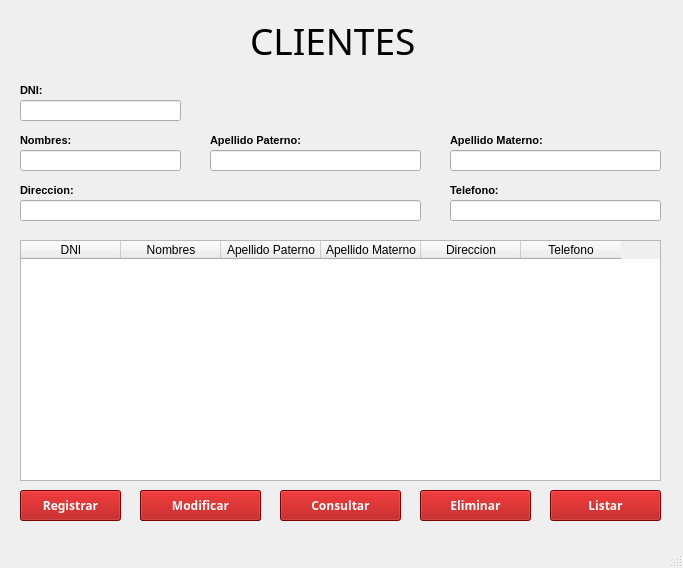
<?xml version="1.0" encoding="UTF-8"?>
<ui version="4.0">
 <class>MainWindow</class>
 <widget class="QMainWindow" name="MainWindow">
  <property name="geometry">
   <rect>
    <x>0</x>
    <y>0</y>
    <width>683</width>
    <height>568</height>
   </rect>
  </property>
  <property name="windowTitle">
   <string>MainWindow</string>
  </property>
  <widget class="QWidget" name="centralwidget">
   <widget class="QLabel" name="label">
    <property name="geometry">
     <rect>
      <x>250</x>
      <y>10</y>
      <width>181</width>
      <height>61</height>
     </rect>
    </property>
    <property name="font">
     <font>
      <family>Algerian</family>
      <pointsize>28</pointsize>
     </font>
    </property>
    <property name="text">
     <string>CLIENTES</string>
    </property>
   </widget>
   <widget class="QLabel" name="label_2">
    <property name="geometry">
     <rect>
      <x>20</x>
      <y>80</y>
      <width>47</width>
      <height>21</height>
     </rect>
    </property>
    <property name="font">
     <font>
      <pointsize>8</pointsize>
      <weight>75</weight>
      <bold>true</bold>
     </font>
    </property>
    <property name="text">
     <string>DNI:</string>
    </property>
   </widget>
   <widget class="QLabel" name="label_3">
    <property name="geometry">
     <rect>
      <x>20</x>
      <y>130</y>
      <width>71</width>
      <height>21</height>
     </rect>
    </property>
    <property name="font">
     <font>
      <pointsize>8</pointsize>
      <weight>75</weight>
      <bold>true</bold>
     </font>
    </property>
    <property name="text">
     <string>Nombres:</string>
    </property>
   </widget>
   <widget class="QLabel" name="label_4">
    <property name="geometry">
     <rect>
      <x>20</x>
      <y>180</y>
      <width>81</width>
      <height>21</height>
     </rect>
    </property>
    <property name="font">
     <font>
      <pointsize>8</pointsize>
      <weight>75</weight>
      <bold>true</bold>
     </font>
    </property>
    <property name="text">
     <string>Direccion:</string>
    </property>
   </widget>
   <widget class="QLabel" name="label_5">
    <property name="geometry">
     <rect>
      <x>210</x>
      <y>130</y>
      <width>121</width>
      <height>21</height>
     </rect>
    </property>
    <property name="font">
     <font>
      <pointsize>8</pointsize>
      <weight>75</weight>
      <bold>true</bold>
     </font>
    </property>
    <property name="text">
     <string>Apellido Paterno:</string>
    </property>
   </widget>
   <widget class="QLabel" name="label_6">
    <property name="geometry">
     <rect>
      <x>450</x>
      <y>130</y>
      <width>111</width>
      <height>21</height>
     </rect>
    </property>
    <property name="font">
     <font>
      <pointsize>8</pointsize>
      <weight>75</weight>
      <bold>true</bold>
     </font>
    </property>
    <property name="text">
     <string>Apellido Materno:</string>
    </property>
   </widget>
   <widget class="QLabel" name="label_7">
    <property name="geometry">
     <rect>
      <x>450</x>
      <y>180</y>
      <width>81</width>
      <height>21</height>
     </rect>
    </property>
    <property name="font">
     <font>
      <pointsize>8</pointsize>
      <weight>75</weight>
      <bold>true</bold>
     </font>
    </property>
    <property name="text">
     <string>Telefono:</string>
    </property>
   </widget>
   <widget class="QLineEdit" name="txtDni">
    <property name="geometry">
     <rect>
      <x>20</x>
      <y>100</y>
      <width>161</width>
      <height>21</height>
     </rect>
    </property>
    <property name="font">
     <font>
      <pointsize>10</pointsize>
     </font>
    </property>
   </widget>
   <widget class="QLineEdit" name="txtNombres">
    <property name="geometry">
     <rect>
      <x>20</x>
      <y>150</y>
      <width>161</width>
      <height>21</height>
     </rect>
    </property>
    <property name="font">
     <font>
      <pointsize>10</pointsize>
     </font>
    </property>
   </widget>
   <widget class="QLineEdit" name="txtApellidoPaterno">
    <property name="geometry">
     <rect>
      <x>210</x>
      <y>150</y>
      <width>211</width>
      <height>21</height>
     </rect>
    </property>
    <property name="font">
     <font>
      <pointsize>10</pointsize>
     </font>
    </property>
   </widget>
   <widget class="QLineEdit" name="txtApellidoMaterno">
    <property name="geometry">
     <rect>
      <x>450</x>
      <y>150</y>
      <width>211</width>
      <height>21</height>
     </rect>
    </property>
    <property name="font">
     <font>
      <pointsize>10</pointsize>
     </font>
    </property>
   </widget>
   <widget class="QLineEdit" name="txtDireccion">
    <property name="geometry">
     <rect>
      <x>20</x>
      <y>200</y>
      <width>401</width>
      <height>21</height>
     </rect>
    </property>
    <property name="font">
     <font>
      <pointsize>10</pointsize>
     </font>
    </property>
   </widget>
   <widget class="QLineEdit" name="txtTelefono">
    <property name="geometry">
     <rect>
      <x>450</x>
      <y>200</y>
      <width>211</width>
      <height>21</height>
     </rect>
    </property>
    <property name="font">
     <font>
      <pointsize>10</pointsize>
     </font>
    </property>
   </widget>
   <widget class="QTableWidget" name="tblClientes">
    <property name="geometry">
     <rect>
      <x>20</x>
      <y>240</y>
      <width>641</width>
      <height>241</height>
     </rect>
    </property>
    <column>
     <property name="text">
      <string>DNI</string>
     </property>
    </column>
    <column>
     <property name="text">
      <string>Nombres</string>
     </property>
    </column>
    <column>
     <property name="text">
      <string>Apellido Paterno</string>
     </property>
    </column>
    <column>
     <property name="text">
      <string>Apellido Materno</string>
     </property>
    </column>
    <column>
     <property name="text">
      <string>Direccion</string>
     </property>
    </column>
    <column>
     <property name="text">
      <string>Telefono</string>
     </property>
    </column>
   </widget>
   <widget class="QPushButton" name="btnRegistrar">
    <property name="geometry">
     <rect>
      <x>20</x>
      <y>490</y>
      <width>101</width>
      <height>31</height>
     </rect>
    </property>
    <property name="font">
     <font>
      <family>Arial Black</family>
      <pointsize>9</pointsize>
      <weight>75</weight>
      <bold>true</bold>
     </font>
    </property>
    <property name="styleSheet">
     <string notr="true">background-color: rgb(170, 0, 0);
color: rgb(255, 255, 255);</string>
    </property>
    <property name="text">
     <string>Registrar</string>
    </property>
   </widget>
   <widget class="QPushButton" name="btnModificar">
    <property name="geometry">
     <rect>
      <x>140</x>
      <y>490</y>
      <width>121</width>
      <height>31</height>
     </rect>
    </property>
    <property name="font">
     <font>
      <family>Arial Black</family>
      <pointsize>9</pointsize>
      <weight>75</weight>
      <bold>true</bold>
     </font>
    </property>
    <property name="styleSheet">
     <string notr="true">background-color: rgb(170, 0, 0);
color: rgb(255, 255, 255);</string>
    </property>
    <property name="text">
     <string>Modificar</string>
    </property>
   </widget>
   <widget class="QPushButton" name="btnConsultar">
    <property name="geometry">
     <rect>
      <x>280</x>
      <y>490</y>
      <width>121</width>
      <height>31</height>
     </rect>
    </property>
    <property name="font">
     <font>
      <family>Arial Black</family>
      <pointsize>9</pointsize>
      <weight>75</weight>
      <bold>true</bold>
     </font>
    </property>
    <property name="styleSheet">
     <string notr="true">background-color: rgb(170, 0, 0);
color: rgb(255, 255, 255);</string>
    </property>
    <property name="text">
     <string>Consultar</string>
    </property>
   </widget>
   <widget class="QPushButton" name="btnEliminar">
    <property name="geometry">
     <rect>
      <x>420</x>
      <y>490</y>
      <width>111</width>
      <height>31</height>
     </rect>
    </property>
    <property name="font">
     <font>
      <family>Arial Black</family>
      <pointsize>9</pointsize>
      <weight>75</weight>
      <bold>true</bold>
     </font>
    </property>
    <property name="styleSheet">
     <string notr="true">background-color: rgb(170, 0, 0);
color: rgb(255, 255, 255);</string>
    </property>
    <property name="text">
     <string>Eliminar</string>
    </property>
   </widget>
   <widget class="QPushButton" name="btnListar">
    <property name="geometry">
     <rect>
      <x>550</x>
      <y>490</y>
      <width>111</width>
      <height>31</height>
     </rect>
    </property>
    <property name="font">
     <font>
      <family>Arial Black</family>
      <pointsize>9</pointsize>
      <weight>75</weight>
      <bold>true</bold>
     </font>
    </property>
    <property name="styleSheet">
     <string notr="true">background-color: rgb(170, 0, 0);
color: rgb(255, 255, 255);</string>
    </property>
    <property name="text">
     <string>Listar</string>
    </property>
   </widget>
   <widget class="QPushButton" name="btnGrabar">
    <property name="geometry">
     <rect>
      <x>140</x>
      <y>490</y>
      <width>121</width>
      <height>31</height>
     </rect>
    </property>
    <property name="font">
     <font>
      <family>Arial Black</family>
      <pointsize>9</pointsize>
      <weight>75</weight>
      <bold>true</bold>
     </font>
    </property>
    <property name="styleSheet">
     <string notr="true">background-color: rgb(170, 0, 0);
color: rgb(255, 255, 255);</string>
    </property>
    <property name="text">
     <string>GRABAR</string>
    </property>
   </widget>
   <zorder>btnGrabar</zorder>
   <zorder>label</zorder>
   <zorder>label_2</zorder>
   <zorder>label_3</zorder>
   <zorder>label_4</zorder>
   <zorder>label_5</zorder>
   <zorder>label_6</zorder>
   <zorder>label_7</zorder>
   <zorder>txtDni</zorder>
   <zorder>txtNombres</zorder>
   <zorder>txtApellidoPaterno</zorder>
   <zorder>txtApellidoMaterno</zorder>
   <zorder>txtDireccion</zorder>
   <zorder>txtTelefono</zorder>
   <zorder>tblClientes</zorder>
   <zorder>btnRegistrar</zorder>
   <zorder>btnModificar</zorder>
   <zorder>btnConsultar</zorder>
   <zorder>btnEliminar</zorder>
   <zorder>btnListar</zorder>
  </widget>
  <widget class="QMenuBar" name="menubar">
   <property name="geometry">
    <rect>
     <x>0</x>
     <y>0</y>
     <width>683</width>
     <height>21</height>
    </rect>
   </property>
  </widget>
  <widget class="QStatusBar" name="statusbar"/>
 </widget>
 <resources/>
 <connections/>
</ui>
